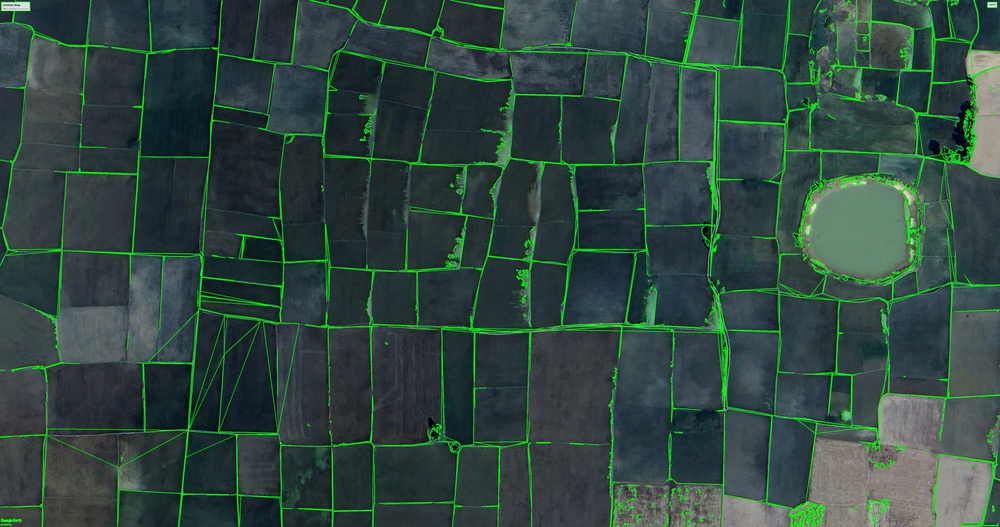
#> input picture fields_with_shapes.jpg, 1000 x 527 px, shrunk from 4915 x 2592 before the run, found by its file name
$ python polygon_tracing.py
#> lines starting #> are read from the running program, lines starting #| are printed output that depends on the picture; after the words box and inside, x2 and y2 are one past the last pixel; in counts of white or black regions, pixels touching at a corner belong together
import cv2
import numpy as np
import matplotlib.pyplot as plt
from shapely.geometry import Polygon
import geopandas as gpd

# Load the image
# image_path = '/mnt/data/mapImage.jpg'
image_path = 'C:\\Users\\jydhasan\\Desktop\\fields_with_shapes.jpg'
image = cv2.imread(image_path)
#> image is the input picture: shape (527, 1000, 3); mean B, G, R 63.9, 71.6, 48.4
gray = cv2.cvtColor(image, cv2.COLOR_BGR2GRAY)
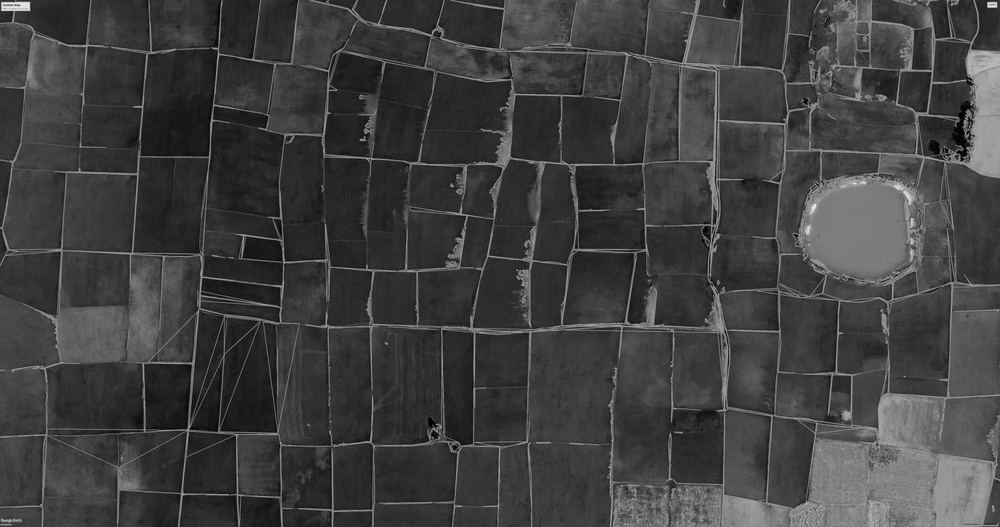
#> gray: shape (527, 1000); min 0, max 242, mean 63.7

# Apply Gaussian Blur to reduce noise
blurred = cv2.GaussianBlur(gray, (5, 5), 0)

# Apply edge detection (Canny)
edges = cv2.Canny(blurred, threshold1=50, threshold2=150)
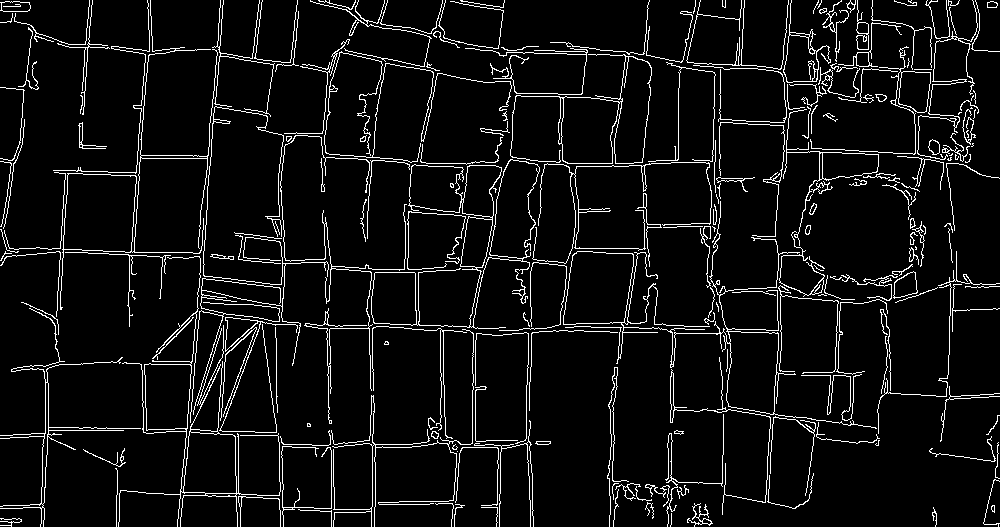
#> edges: shape (527, 1000); 6.4% white in thin lines or dots

# Find contours (polygon boundaries)
contours, _ = cv2.findContours(edges, cv2.RETR_EXTERNAL, cv2.CHAIN_APPROX_SIMPLE)
#> contours = 212 contours, 152 with area under 20; largest, box (x1, y1, x2, y2) and area: (563, 201, 877, 429) 8162, (371, 159, 540, 329) 7124, (510, 54, 652, 164) 6432, (118, 256, 281, 527) 6014, (60, 0, 218, 310) 5415

# Plot detected polygons
plt.figure(figsize=(12, 12))
for contour in contours:
    if len(contour) > 2:  # Ensure the contour can form a polygon
        contour = contour[:, 0, :]
        polygon = Polygon(contour)
        if polygon.is_valid:
            x, y = np.array(polygon.exterior.xy)
            plt.plot(x, -y, color='green')  # Invert Y-axis for proper plotting
#> this loop made 212 passes
#> (x, y) on passes 6, 28, 34, 47, 97: ([992, 991, 991, 992, 992, 993, 994, 994, 992], [505, 506, 509, 510, 511, 511, 512, 505, 505]), ([536, 536, 535, 536, 537, 548, 549, 550, 550, 536], [441, 442, 443, 443, 444, 444, 443, 443, 441, 441]), ([307, 307, 310, 310, 309, 307], [423, 426, 426, 424, 423, 423]), ([385, 385, 384, 384, 388, 388, 387, 385], [341, 342, 343, 344, 344, 342, 341, 341]), ([807, 806, 806, 805, 805, 806, 808, 809, 809, 810, 810, 807], [225, 226, 228, 229, 233, 234, 234, 233, 230, 229, 225, 225])
#> contour on pass 22: [[457, 451]]
#> after the loop, x = 24 values, max 30 at index 12, min 0 at index 2, mean 14.42; y = 24 values, max 11 at index 7, min 1 at index 0, mean 4.92

plt.title('Traced Plot Shape Polygons')
plt.axis('equal')
plt.show()
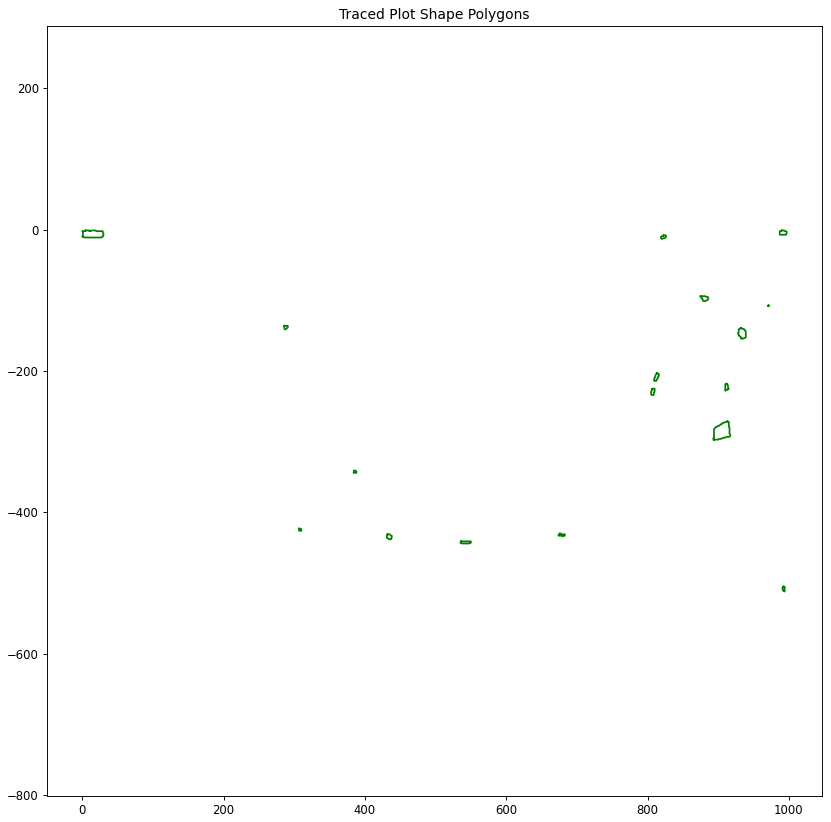
#> figure drawn by matplotlib, 1 panel

# Export as Polygon Shapefile
polygons = []
for contour in contours:
    if len(contour) > 2:
        contour = contour[:, 0, :]
        try:
            polygon = Polygon(contour)
            if polygon.is_valid:  # Ensure the polygon is valid
                polygons.append(polygon)
        except Exception as e:
            print(f"Skipping invalid polygon: {e}")
#> this loop made 212 passes
#> after the loop, polygons = 17 items

# Save as Shapefile
#> (the run stopped early here; a loop or call above may not have finished)
